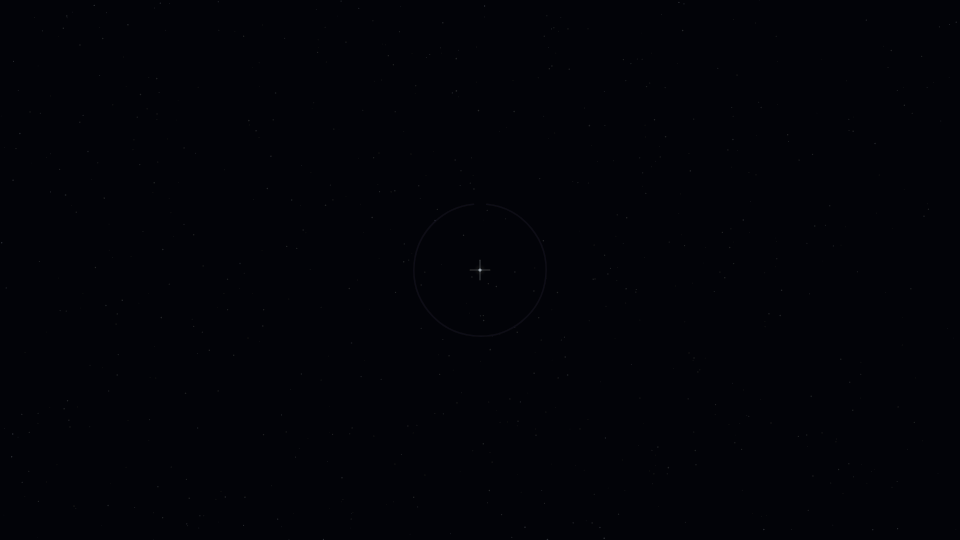
Frame 1 (no input)
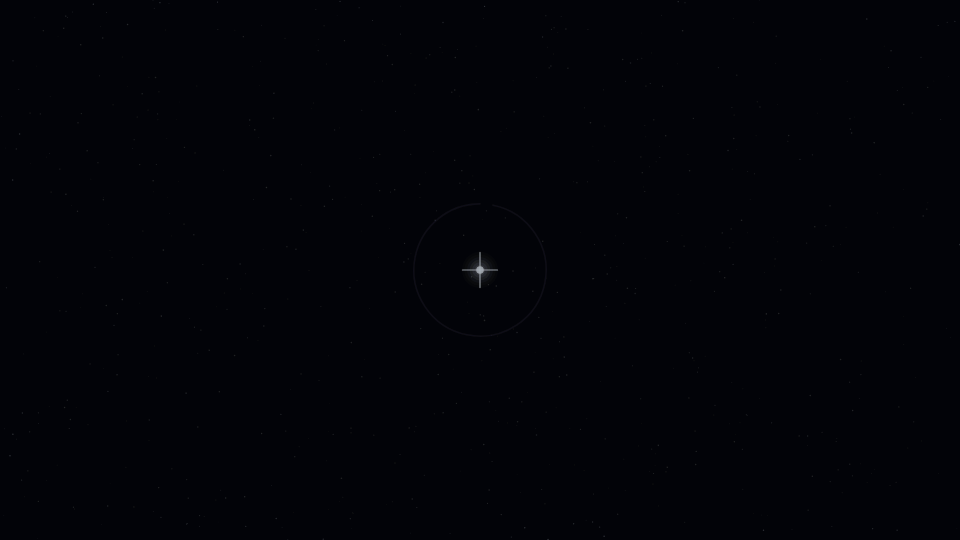
Frame 60 (no input)
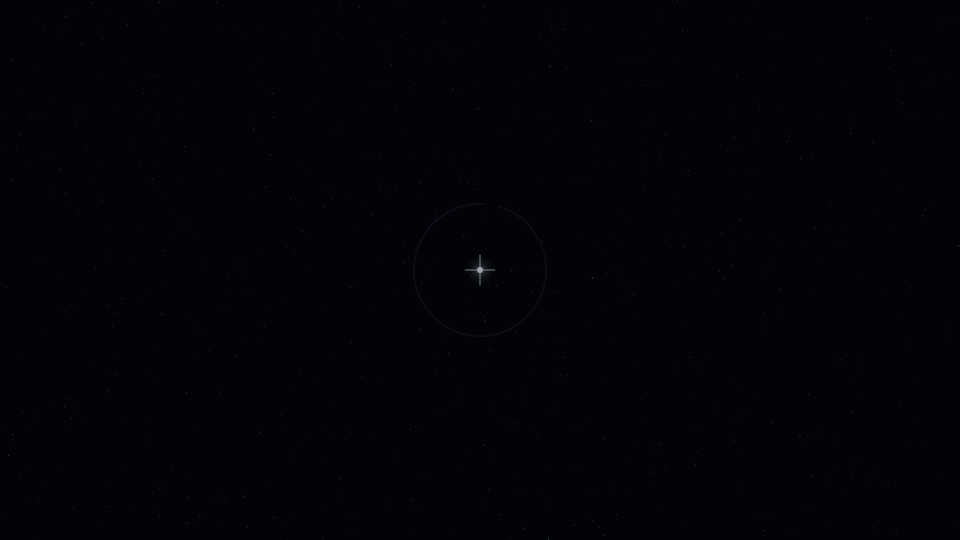
Frame 120 (the mouse pressed at the canvas centre since frame 60)

The p5.js sketch that drew these frames (run headless with seeded random() and noise() and a simulated clock; from frame 60 on, the mouse is pressed at the canvas centre):

// p5.js sketch
// ── sketch.js
// Sacred Generative Architect - Cosmic Pulse Mandala Loop
// Error-fixed version
// Fixes:
// 1) renamed reserved variable name "phase" -> "scenePhase"
// 2) fixed undefined function call "getRotation" -> "getRotationAmount"

const DEBUG = false;

let fps = 30;
let DURATION = 90;
let particles = [];
let seed;

// palette
const PALETTE = {
  bg: [2, 3, 8],
  star: [235, 245, 255],
  violet: [130, 110, 255],
  blue: [90, 170, 255],
  soft: [170, 150, 255]
};

// pulse tuning
const PULSE = {
  bpm: 36,
  strengthMin: 0.45,
  strengthMax: 1.25,
  macroSpeed: 0.10,

  coreBase: 3.2,
  coreAmp: 7.0,
  coreAlphaBase: 35,
  coreAlphaAmp: 120,
  haloLayers: 10,
  haloSize: 22,
  haloAlpha: 26
};

function setup() {
  createCanvas(960, 540);
  frameRate(fps);
  pixelDensity(1);

  seed = 20260309;
  randomSeed(seed);
  noiseSeed(seed);

  for (let i = 0; i < 700; i++) {
    particles.push(new Particle());
  }
}

function draw() {
  const t = (frameCount / fps) % DURATION;
  const scenePhase = getScenePhase(t);

  background(PALETTE.bg[0], PALETTE.bg[1], PALETTE.bg[2]);

  drawSpaceDust(t);

  // pulse signals
  const macro = lerp(
    PULSE.strengthMin,
    PULSE.strengthMax,
    0.5 + 0.5 * sin(t * PULSE.macroSpeed)
  );

  const beat = heartbeat(t, PULSE.bpm);
  const pulse = beat * macro;

  // scene envelopes
  const pulseEnv = getPulseEnvelope(scenePhase);
  const geoEnv = getGeometryEnvelope(scenePhase);
  const mandalaEnv = getMandalaEnvelope(scenePhase);
  const rotEnv = getRotationEnvelope(scenePhase);

  // radius flow: center -> expand -> rotate expanded -> contract -> center
  const radiusFlow = getRadiusFlow(scenePhase);

  // density flow: sparse -> dense -> sparse
  const densityFlow = getDensityFlow(scenePhase);

  push();
  translate(width / 2, height / 2);

  // ✅ fixed function call
  rotate(getRotationAmount(t, rotEnv));

  drawEmergingGeometry(t, geoEnv, pulse, radiusFlow, densityFlow);
  drawMandala(t, mandalaEnv, pulse, radiusFlow, densityFlow);
  drawEnsoBarrier(t, scenePhase, radiusFlow);
  drawCenterStar(t, pulseEnv, pulse);

  pop();

  vignetteUltraSoft();

  if (DEBUG) {
    drawDebug(t, scenePhase, pulseEnv, geoEnv, mandalaEnv, rotEnv, radiusFlow, densityFlow);
  }
}

// -------------------- scene structure --------------------

function getScenePhase(t) {
  if (t < 14) return { name: "PULSE", p: t / 14 };
  if (t < 28) return { name: "EMERGE", p: (t - 14) / 14 };
  if (t < 48) return { name: "FORM", p: (t - 28) / 20 };
  if (t < 66) return { name: "ROTATE", p: (t - 48) / 18 };
  if (t < 78) return { name: "CONTRACT", p: (t - 66) / 12 };
  return { name: "RETURN", p: (t - 78) / 12 };
}

function getPulseEnvelope(scenePhase) {
  if (scenePhase.name === "PULSE") return 1.0;
  if (scenePhase.name === "EMERGE") return 1.0;
  if (scenePhase.name === "FORM") return 0.9;
  if (scenePhase.name === "ROTATE") return 0.7;
  if (scenePhase.name === "CONTRACT") return 0.8;
  if (scenePhase.name === "RETURN") return lerp(0.85, 1.0, scenePhase.p);
  return 1.0;
}

function getGeometryEnvelope(scenePhase) {
  if (scenePhase.name === "PULSE") return 0.0;
  if (scenePhase.name === "EMERGE") return smoothstep(0, 1, scenePhase.p);
  if (scenePhase.name === "FORM") return 1.0;
  if (scenePhase.name === "ROTATE") return 1.0;
  if (scenePhase.name === "CONTRACT") return 0.9;
  if (scenePhase.name === "RETURN") return lerp(0.8, 0.15, scenePhase.p);
  return 0.0;
}

function getMandalaEnvelope(scenePhase) {
  if (scenePhase.name === "PULSE") return 0.0;
  if (scenePhase.name === "EMERGE") return lerp(0.0, 0.35, scenePhase.p);
  if (scenePhase.name === "FORM") return smoothstep(0, 1, scenePhase.p);
  if (scenePhase.name === "ROTATE") return 1.0;
  if (scenePhase.name === "CONTRACT") return 0.95;
  if (scenePhase.name === "RETURN") return lerp(0.9, 0.10, scenePhase.p);
  return 0.0;
}

function getRotationEnvelope(scenePhase) {
  if (scenePhase.name === "PULSE") return 0.0;
  if (scenePhase.name === "EMERGE") return 0.0;
  if (scenePhase.name === "FORM") return lerp(0.0, 0.3, scenePhase.p);
  if (scenePhase.name === "ROTATE") return 1.0;
  if (scenePhase.name === "CONTRACT") return lerp(1.0, 0.0, scenePhase.p);
  if (scenePhase.name === "RETURN") return 0.0;
  return 0.0;
}

function getRadiusFlow(scenePhase) {
  if (scenePhase.name === "PULSE") return 0.08;
  if (scenePhase.name === "EMERGE") return lerp(0.08, 0.30, smoothstep(0, 1, scenePhase.p));
  if (scenePhase.name === "FORM") return lerp(0.30, 1.00, smoothstep(0, 1, scenePhase.p));
  if (scenePhase.name === "ROTATE") return 1.00;
  if (scenePhase.name === "CONTRACT") return lerp(1.00, 0.24, smoothstep(0, 1, scenePhase.p));
  if (scenePhase.name === "RETURN") return lerp(0.24, 0.08, smoothstep(0, 1, scenePhase.p));
  return 0.08;
}

function getDensityFlow(scenePhase) {
  if (scenePhase.name === "PULSE") return 0.06;
  if (scenePhase.name === "EMERGE") return lerp(0.06, 0.32, smoothstep(0, 1, scenePhase.p));
  if (scenePhase.name === "FORM") return lerp(0.32, 1.00, smoothstep(0, 1, scenePhase.p));
  if (scenePhase.name === "ROTATE") return 1.00;
  if (scenePhase.name === "CONTRACT") return lerp(1.00, 0.22, smoothstep(0, 1, scenePhase.p));
  if (scenePhase.name === "RETURN") return lerp(0.22, 0.06, smoothstep(0, 1, scenePhase.p));
  return 0.06;
}

// -------------------- heartbeat --------------------

function heartbeat(t, bpm) {
  const hz = bpm / 60.0;
  const x = (t * hz) % 1.0;

  const p1 = gaussianPulse(x, 0.22, 0.10, 1.0);
  const p2 = gaussianPulse(x, 0.48, 0.14, 0.45);

  return constrain(0.08 + p1 + p2, 0, 1);
}

function gaussianPulse(x, mu, sigma, amp) {
  const d = x - mu;
  return amp * Math.exp(-(d * d) / (2 * sigma * sigma));
}

// -------------------- particles --------------------

function drawSpaceDust(t) {
  noStroke();
  for (const p of particles) {
    p.update(t);
    const tw = p.twinkle(t);

    fill(
      PALETTE.star[0],
      PALETTE.star[1],
      PALETTE.star[2],
      18 + 42 * tw
    );
    circle(p.x, p.y, p.r);
  }
}

// -------------------- center star --------------------

function drawCenterStar(t, pulseEnv, pulse) {
  const coreR = 2.0 + 6.0 * pulse * pulseEnv;
  const haloR = 10 + 34 * pulse * pulseEnv;
  const haloA = 10 + 55 * pulse * pulseEnv;

  noStroke();

  for (let i = 0; i < 8; i++) {
    const u = (i + 1) / 8;
    fill(
      PALETTE.star[0],
      PALETTE.star[1],
      PALETTE.star[2],
      haloA * (1 - u) * 0.55
    );
    circle(0, 0, haloR * u);
  }

  fill(PALETTE.star[0], PALETTE.star[1], PALETTE.star[2], 220);
  circle(0, 0, coreR);

  stroke(PALETTE.star[0], PALETTE.star[1], PALETTE.star[2], 70 + 80 * pulse);
  strokeWeight(1 + 0.8 * pulse);
  line(-8 - 10 * pulse, 0, 8 + 10 * pulse, 0);
  line(0, -8 - 10 * pulse, 0, 8 + 10 * pulse);
}

// -------------------- emerging geometry --------------------

function drawEmergingGeometry(t, geoEnv, pulse, radiusFlow, densityFlow) {
  if (geoEnv <= 0.001) return;

  const ringCount = max(1, floor(lerp(1, 8, densityFlow)));
  const maxR = min(width, height) * lerp(0.06, 0.26, radiusFlow) * (1.0 + 0.04 * pulse);

  noFill();

  for (let i = 1; i <= ringCount; i++) {
    const r = (i / ringCount) * maxR;

    stroke(
      PALETTE.blue[0],
      PALETTE.blue[1],
      PALETTE.blue[2],
      18 + 46 * geoEnv
    );
    strokeWeight(1.2 + 0.4 * pulse);
    circle(0, 0, r * 2);
  }

  const spokeCount = max(6, floor(lerp(6, 64, densityFlow)));
  const spokeLen = min(width, height) * lerp(0.10, 0.34, radiusFlow) * (1.0 + 0.08 * pulse);

  for (let i = 0; i < spokeCount; i++) {
    const a = (TWO_PI * i) / spokeCount;
    const n = noise(i * 0.17, t * 0.55);
    const shimmer = 0.72 + 0.40 * n;
    const wob = (noise(i * 0.11, t * 0.20) - 0.5) * 0.08;

    stroke(
      PALETTE.violet[0],
      PALETTE.violet[1],
      PALETTE.violet[2],
      (22 + 58 * geoEnv) * shimmer
    );
    strokeWeight(1.4 + 0.9 * pulse);

    line(
      0,
      0,
      cos(a + wob) * spokeLen,
      sin(a + wob) * spokeLen
    );
  }
}

// -------------------- mandala --------------------

function drawMandala(t, mandalaEnv, pulse, radiusFlow, densityFlow) {
  if (mandalaEnv <= 0.001) return;

  const layers = max(1, floor(lerp(1, 6, densityFlow)));
  const petals = max(4, floor(lerp(4, 32, densityFlow)));

  const innerScale = lerp(0.045, 0.15, radiusFlow);
  const layerGap = lerp(0.03, 0.072, radiusFlow);

  noFill();

  for (let L = 0; L < layers; L++) {
    const baseR = min(width, height) * (innerScale + L * layerGap);
    const rr = baseR * (1.0 + 0.06 * pulse);

    for (let i = 0; i < petals; i++) {
      const a = (TWO_PI * i) / petals;

      const drift = (noise(500 + L * 20 + i * 0.3, t * 0.25) - 0.5) * 0.06;
      const petalPulse = 1.0 + 0.08 * pulse;

      push();
      rotate(a + drift);

      const w = rr * 0.32 * petalPulse;
      const h = rr * 0.95 * petalPulse;

      const cMix = L / max(1, layers - 1);
      stroke(
        lerp(PALETTE.blue[0], PALETTE.soft[0], cMix),
        lerp(PALETTE.blue[1], PALETTE.soft[1], cMix),
        lerp(PALETTE.blue[2], PALETTE.soft[2], cMix),
        26 + 84 * mandalaEnv
      );
      strokeWeight(1.1 + 1.0 * pulse);

      beginShape();
      vertex(0, -rr * 0.14);
      bezierVertex(w, -h * 0.24, w, -h * 0.86, 0, -h);
      bezierVertex(-w, -h * 0.86, -w, -h * 0.24, 0, -rr * 0.14);
      endShape();

      pop();
    }

    stroke(PALETTE.soft[0], PALETTE.soft[1], PALETTE.soft[2], 16 + 56 * mandalaEnv);
    strokeWeight(1.0 + 0.4 * pulse);
    circle(0, 0, rr * 1.52);
  }
}

// -------------------- enso --------------------

function drawEnsoBarrier(t, scenePhase, radiusFlow) {
  let strength = 0.0;
  if (scenePhase.name === "PULSE") strength = 0.25;
  else if (scenePhase.name === "EMERGE") strength = 0.45;
  else if (scenePhase.name === "FORM") strength = 0.65;
  else if (scenePhase.name === "ROTATE") strength = 0.75;
  else if (scenePhase.name === "CONTRACT") strength = 0.60;
  else if (scenePhase.name === "RETURN") strength = lerp(0.50, 0.28, scenePhase.p);

  const R = min(width, height) * lerp(0.10, 0.38, radiusFlow);

  const alpha = lerp(10, 70, strength);
  const weight = lerp(1.2, 2.9, strength);

  let gap = 0.10;
  let align = 0.0;

  if (scenePhase.name === "FORM") {
    align = lerp(0.0, 0.35, scenePhase.p);
    gap = lerp(0.12, 0.18, scenePhase.p);
  } else if (scenePhase.name === "ROTATE") {
    align = 0.25;
    gap = 0.16;
  } else if (scenePhase.name === "CONTRACT") {
    align = lerp(0.25, 0.0, scenePhase.p);
    gap = 0.13;
  }

  const gapCenterDrift = -HALF_PI + 0.28 * sin(t * 0.18);
  const gapCenterPrayer = -HALF_PI;
  const gapCenter = lerpAngle(gapCenterDrift, gapCenterPrayer, align);

  const startA = gapCenter + gap;
  const endA = gapCenter + TWO_PI - gap;

  noFill();
  stroke(PALETTE.soft[0], PALETTE.soft[1], PALETTE.soft[2], alpha);
  strokeWeight(weight);

  const wob = 1.0 + 0.005 * (noise(1200, t * 0.12) - 0.5);
  arc(0, 0, R * 2 * wob, R * 2 * wob, startA, endA);
}

function lerpAngle(a, b, t) {
  let d = ((b - a + PI) % (TWO_PI)) - PI;
  return a + d * t;
}

// -------------------- rotation --------------------

function getRotationAmount(t, rotEnv) {
  const base = t * 0.022;
  return base * rotEnv;
}

// -------------------- helpers --------------------

function smoothstep(edge0, edge1, x) {
  x = constrain((x - edge0) / (edge1 - edge0), 0, 1);
  return x * x * (3 - 2 * x);
}

function vignetteUltraSoft() {
  noStroke();
  for (let i = 0; i < 14; i++) {
    const a = map(i, 0, 13, 0, 12);
    fill(0, a);
    rect(i * 2, i * 2, width - i * 4, height - i * 4);
  }
}

function drawDebug(t, scenePhase, pulseEnv, geoEnv, mandalaEnv, rotEnv, radiusFlow, densityFlow) {
  noStroke();
  fill(255);
  textSize(15);
  textAlign(LEFT, TOP);
  text(
    `t=${nf(t, 2, 2)} scene=${scenePhase.name} pulse=${nf(pulseEnv, 1, 2)} geo=${nf(geoEnv, 1, 2)} mandala=${nf(mandalaEnv, 1, 2)} rot=${nf(rotEnv, 1, 2)} radius=${nf(radiusFlow, 1, 2)} density=${nf(densityFlow, 1, 2)}`,
    12,
    12
  );
}

// -------------------- particle --------------------

class Particle {
  constructor() {
    this.x = random(width);
    this.y = random(height);
    this.r = random(0.5, 1.6);
    this.spd = random(0.03, 0.16);
    this.off = random(1000);
  }

  update(t) {
    const nx = noise(this.off, t * 0.08) - 0.5;
    const ny = noise(this.off + 77.7, t * 0.08) - 0.5;

    this.x += nx * this.spd;
    this.y += ny * this.spd;

    if (this.x < 0) this.x = width;
    if (this.x > width) this.x = 0;
    if (this.y < 0) this.y = height;
    if (this.y > height) this.y = 0;
  }

  twinkle(t) {
    return 0.55 + 0.45 * noise(this.off * 0.03, t * 0.35);
  }
}
